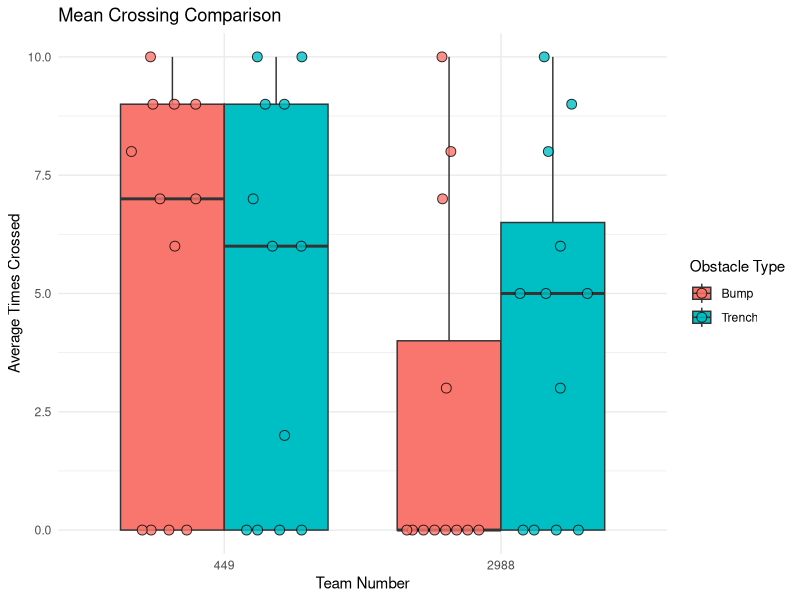

R code for this plot:
## ---- chunk 1
library(tidyverse)
library(dplyr)
library(readr)
library(ggplot2)
library(ggbeeswarm)

read_data <- read.csv("../data/test_data/data.csv")

team_list<- c("449","2988")

# calculates avg n times a team crossed bump: 
#avg_tbump <- read_data |> 
#group_by(team) |>
#summarize(mean_val = round(mean(teleop_bump), 2))  |> 
#arrange(desc(mean_val))
# print(avg_tbump)

filtered_df <- read_data |> filter(team %in% team_list)


df_bump <- filtered_df |>
    select(team, count=teleop_bump) |> 
    mutate(obstacle = "Bump")

df_trench <- filtered_df |> 
    select(team, count = teleop_trench) |> 
    mutate(obstacle = "Trench")

combined_df <- rbind(df_bump,df_trench)

ggplot(combined_df, aes(x = factor(team), y = count, fill = obstacle)) + 
    geom_boxplot(position = position_dodge(width = .75)) +
    ggbeeswarm::geom_quasirandom(
                shape = 21, color = "black", 
                alpha = 0.8, size = 3,
                aes(fill = obstacle),
                dodge.width = 0.8
                ) +
    labs(title = "Mean Crossing Comparison",
         x = "Team Number",
         y = "Average Times Crossed",
         fill = "Obstacle Type") + 
    theme_minimal()
## ---- chunk 2
#| echo: false
2 * 2
